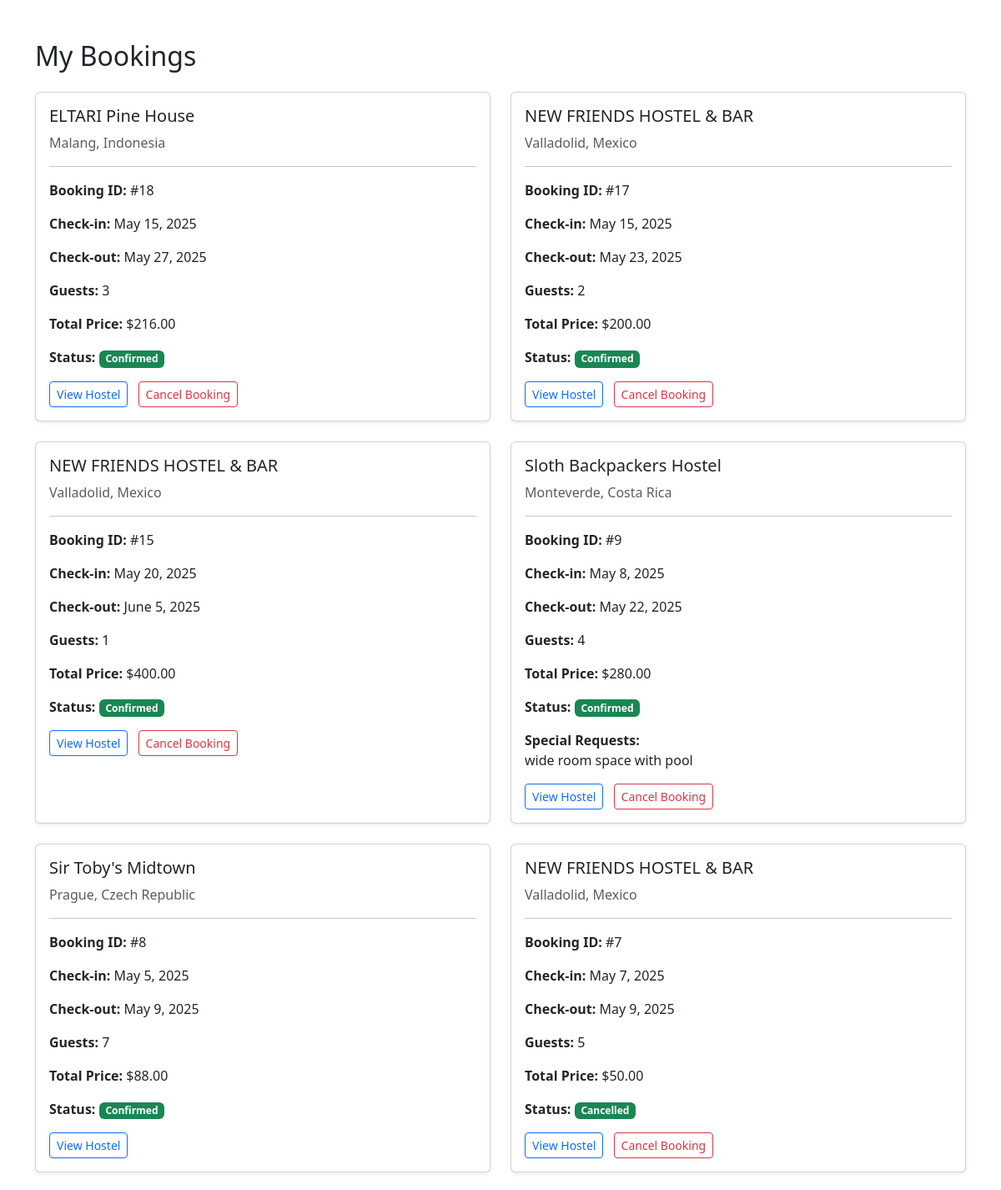
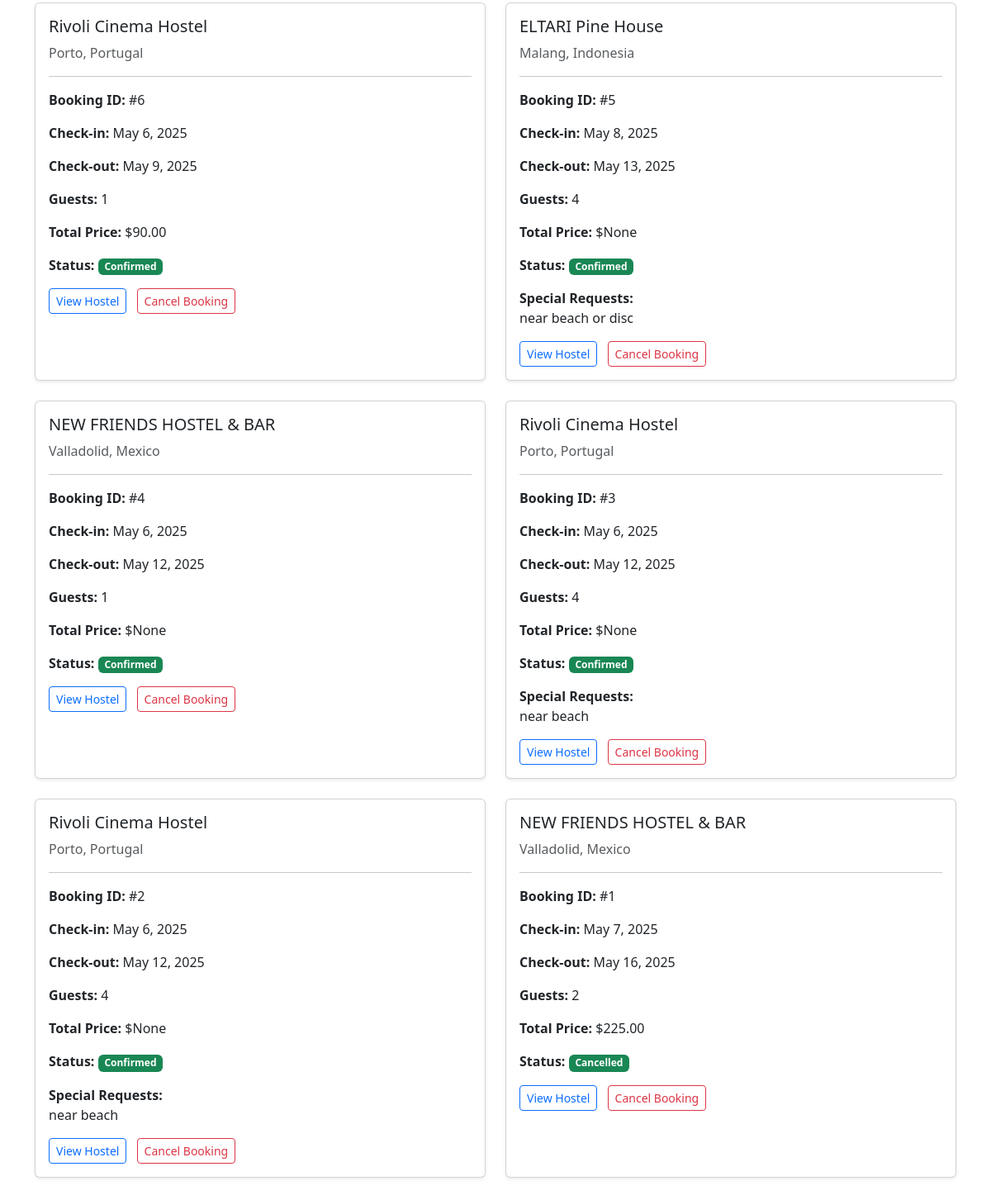
/my-bookings/ (signed in), run on the app's committed database (2 pictures, top to bottom).
### main/models.py (models this page shows, shortened)
class Booking(models.Model):
    STATUS_CHOICES = (
        ('confirmed', 'Confirmed'),
        ('cancelled', 'Cancelled'),
        ('completed', 'Completed'),
    )
    user = models.ForeignKey(User, on_delete=models.CASCADE)
    hostel = models.ForeignKey(Hostel, on_delete=models.CASCADE)
    check_in_date = models.DateField()
    check_out_date = models.DateField()
    guests = models.IntegerField()
    email = models.EmailField()
    phone = models.CharField(max_length=20, blank=True)
    special_requests = models.TextField(blank=True)
    total_price = models.DecimalField(max_digits=10, decimal_places=2, null=True, blank=True)
    status = models.CharField(max_length=20, choices=STATUS_CHOICES, default='confirmed')
    created_at = models.DateTimeField(auto_now_add=True)

class Hostel(models.Model):
    name = models.CharField(max_length=200)
    location = models.CharField(max_length=200)
    description = models.TextField()
    image_url = models.URLField(max_length=500)
    rating = models.DecimalField(max_digits=3, decimal_places=1)
    reviews_count = models.IntegerField(default=0)
    price_per_night = models.DecimalField(max_digits=6, decimal_places=2)
    discount_percentage = models.IntegerField(default=0)
    amenities = models.TextField(blank=True)
    created_at = models.DateTimeField(auto_now_add=True)
    updated_at = models.DateTimeField(auto_now=True)

### main/views.py (the view)
# urls.py: path('my-bookings/', views.my_bookings_view, name='my_bookings'),
@login_required
def my_bookings_view(request):
    if not request.user.is_authenticated:
        messages.warning(request, 'Please log in to view your bookings.')
        return redirect('login')
    bookings = Booking.objects.filter(user=request.user).order_by('-created_at')
    context = {
        'bookings': bookings,
        'today': datetime.now().date()
    }
    return render(request, "main/my_bookings.html", context)

### main/templates/main/my_bookings.html (shortened to what this page needs)
{% extends 'main/base.html' %}
{% block content %}
<div class="container my-5">
    <h2 class="mb-4">My Bookings</h2>
    {% if bookings %}
    <div class="row">
        {% for booking in bookings %}
        <div class="col-md-6 mb-4">
            <div class="card h-100 shadow-sm">
                <div class="card-body">
                    <h5 class="card-title">{{ booking.hostel.name }}</h5>
                    <p class="card-text text-muted mb-2">{{ booking.hostel.location }}</p>
                    <hr>
                    <div class="booking-details">
                        <p><strong>Booking ID:</strong> #{{ booking.id }}</p>
                        <p><strong>Check-in:</strong> {{ booking.check_in_date }}</p>
                        <p><strong>Check-out:</strong> {{ booking.check_out_date }}</p>
                        <p><strong>Guests:</strong> {{ booking.guests }}</p>
                        <p><strong>Total Price:</strong> ${{ booking.total_price }}</p>
                        <p><strong>Status:</strong>
                            <span class="badge bg-success">{{ booking.status|title }}</span>
                        </p>
                        {% if booking.special_requests %}
                        <p><strong>Special Requests:</strong><br>{{ booking.special_requests }}</p>
                        {% endif %}
                    </div>
                    <div class="mt-3">
                        <a href="{% url 'hostel_detail' booking.hostel.id %}" class="btn btn-outline-primary btn-sm">View Hostel</a>
                        {% if booking.check_in_date > today %}
                            <a href="{% url 'cancel_booking' booking.id %}" class="btn btn-outline-danger btn-sm ms-2" onclick="return confirm('Are you sure you want to cancel this booking?')">Cancel Booking</a>
                        {% endif %}
                    </div>
                </div>
            </div>
        </div>
        {% endfor %}
    </div>
    {% else %}
    <div class="alert alert-info">
        <i class="bi bi-info-circle-fill me-2"></i>
        You don't have any bookings yet.
        <a href="{% url 'index' %}" class="btn btn-primary mt-2">Browse Hostels</a>
    </div>
    {% endif %}
</div>
{% endblock %}

### main/static/main/style.css (style rules this page uses)
* { margin: 0; padding: 0; }
body { background-color: #f8f9fa; }
html { scroll-behavior: smooth; }

### data on the page
Booking: hostel.name "ELTARI Pine House", hostel.location "Malang, Indonesia", id "18", check_in_date "May 15, 2025", check_out_date "May 27, 2025", guests "3", total_price "216.00", status "Confirmed", shows "Cancel Booking"
Booking: hostel.name "NEW FRIENDS HOSTEL & BAR", hostel.location "Valladolid, Mexico", id "17", check_in_date "May 15, 2025", check_out_date "May 23, 2025", guests "2", total_price "200.00", status "Confirmed", shows "Cancel Booking"
Booking: hostel.name "NEW FRIENDS HOSTEL & BAR", hostel.location "Valladolid, Mexico", id "15", check_in_date "May 20, 2025", check_out_date "June 5, 2025", guests "1", total_price "400.00", status "Confirmed", shows "Cancel Booking"
Booking: hostel.name "Sloth Backpackers Hostel", hostel.location "Monteverde, Costa Rica", id "9", check_in_date "May 8, 2025", check_out_date "May 22, 2025", guests "4", total_price "280.00", status "Confirmed", special_requests "wide room space with pool", shows "Cancel Booking"
Booking: hostel.name "Sir Toby's Midtown", hostel.location "Prague, Czech Republic", id "8", check_in_date "May 5, 2025", check_out_date "May 9, 2025", guests "7", total_price "88.00", status "Confirmed"
Booking: hostel.name "NEW FRIENDS HOSTEL & BAR", hostel.location "Valladolid, Mexico", id "7", check_in_date "May 7, 2025", check_out_date "May 9, 2025", guests "5", total_price "50.00", status "Cancelled", shows "Cancel Booking"
Booking: hostel.name "Rivoli Cinema Hostel", hostel.location "Porto, Portugal", id "6", check_in_date "May 6, 2025", check_out_date "May 9, 2025", guests "1", total_price "90.00", status "Confirmed", shows "Cancel Booking"
Booking: hostel.name "ELTARI Pine House", hostel.location "Malang, Indonesia", id "5", check_in_date "May 8, 2025", check_out_date "May 13, 2025", guests "4", total_price "None", status "Confirmed", special_requests "near beach or disc", shows "Cancel Booking"
Booking: hostel.name "NEW FRIENDS HOSTEL & BAR", hostel.location "Valladolid, Mexico", id "4", check_in_date "May 6, 2025", check_out_date "May 12, 2025", guests "1", total_price "None", status "Confirmed", shows "Cancel Booking"
Booking: hostel.name "Rivoli Cinema Hostel", hostel.location "Porto, Portugal", id "3", check_in_date "May 6, 2025", check_out_date "May 12, 2025", guests "4", total_price "None", status "Confirmed", special_requests "near beach", shows "Cancel Booking"
Booking: hostel.name "Rivoli Cinema Hostel", hostel.location "Porto, Portugal", id "2", check_in_date "May 6, 2025", check_out_date "May 12, 2025", guests "4", total_price "None", status "Confirmed", special_requests "near beach", shows "Cancel Booking"
Booking: hostel.name "NEW FRIENDS HOSTEL & BAR", hostel.location "Valladolid, Mexico", id "1", check_in_date "May 7, 2025", check_out_date "May 16, 2025", guests "2", total_price "225.00", status "Cancelled", shows "Cancel Booking"
